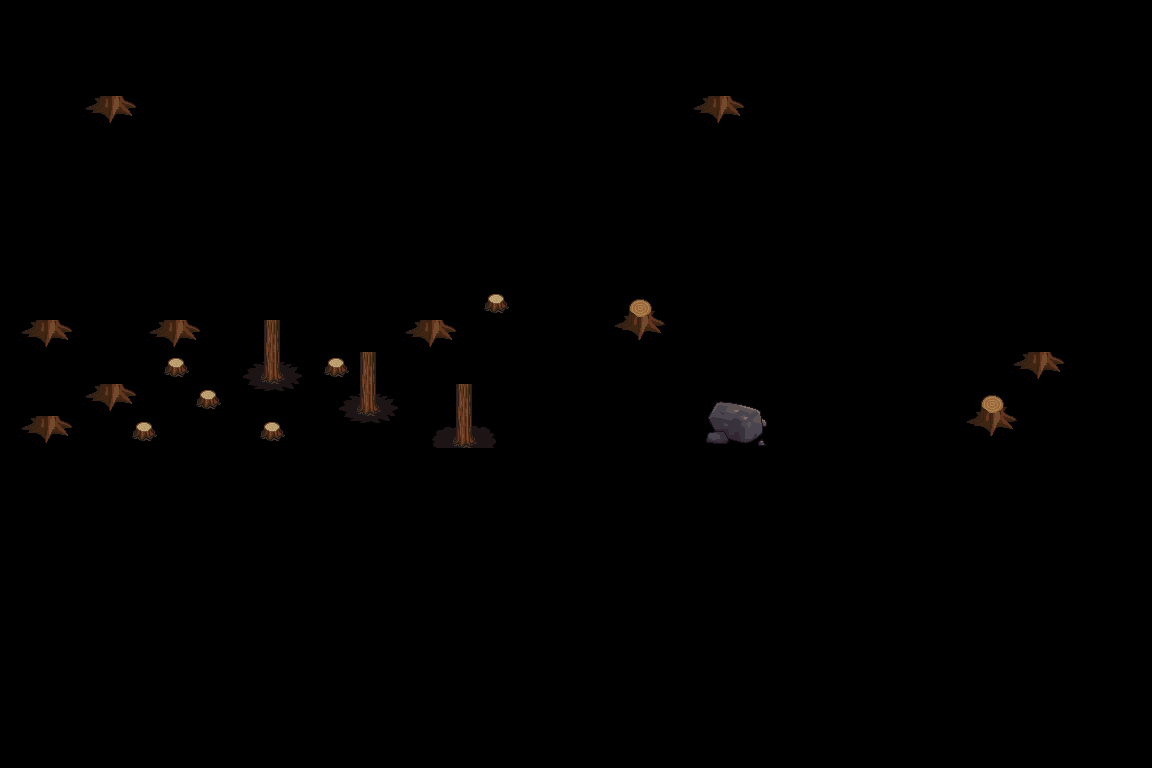

A level layout from a 2D game, rendered from its tile map. Below: a short description, then the map file with its tile-grid data intact:
An orthogonal 36x24 tile map with 32x32 px tiles, 1 tile layer (Tile Layer 1).

<map version="1.2" tiledversion="1.2.4" orientation="orthogonal" renderorder="right-down" width="36" height="24" tilewidth="32" tileheight="32" infinite="0" nextlayerid="2" nextobjectid="1">
 <tileset firstgid="1" source="terrain_atlas.tsx" />
 <layer id="1" name="Tile Layer 1" width="36" height="24">
  <data encoding="csv">
0,0,0,0,0,0,0,0,0,0,0,0,0,0,0,0,0,0,0,0,0,0,0,0,0,0,0,0,0,0,0,0,0,0,0,0,
0,0,0,0,0,0,0,0,0,0,0,0,0,0,0,0,0,0,0,0,0,0,0,0,0,0,0,0,0,0,0,0,0,0,0,0,
0,0,0,0,0,0,0,0,0,0,0,0,0,0,0,0,0,0,0,0,0,0,0,0,0,0,0,0,0,0,0,0,0,0,0,0,
0,0,1022,1023,1024,0,0,0,0,0,0,0,0,0,0,0,0,0,0,0,0,1022,1023,1024,0,0,0,0,0,0,0,0,0,0,0,0,
0,0,0,0,0,0,0,0,0,0,0,0,0,0,0,0,0,0,0,0,0,0,0,0,0,0,0,0,0,0,0,0,0,0,0,0,
0,0,0,0,0,0,0,0,0,0,0,0,0,0,0,0,0,0,0,0,0,0,0,0,0,0,0,0,0,0,0,0,0,0,0,0,
0,0,0,0,0,0,0,0,0,0,0,0,0,0,0,0,0,0,0,0,0,0,0,0,0,0,0,0,0,0,0,0,0,0,0,0,
0,0,0,0,0,0,0,0,0,0,0,0,0,0,0,0,0,0,0,0,0,0,0,0,0,0,0,0,0,0,0,0,0,0,0,0,
0,0,0,0,0,0,0,0,0,0,0,0,0,0,0,0,0,0,0,0,0,0,0,0,0,0,0,0,0,0,0,0,0,0,0,0,
0,0,0,0,0,0,0,0,0,0,0,0,0,0,0,600,0,0,0,397,398,0,0,0,0,0,0,0,0,0,0,0,0,0,0,0,
1022,1023,1024,0,1022,1023,1024,0,601,0,0,0,1022,1023,1024,0,0,0,0,429,430,0,0,0,0,0,0,0,0,0,0,0,0,0,0,0,
0,0,0,0,0,600,0,637,638,639,600,601,0,0,0,0,0,0,0,0,0,0,0,0,0,0,0,0,0,0,0,1022,1023,1024,0,0,
0,0,1022,1023,1024,0,600,669,670,671,637,638,639,0,601,0,0,0,0,0,0,0,764,765,0,0,0,0,0,0,397,398,0,0,0,0,
1022,1023,1024,0,600,0,0,0,600,0,669,670,671,634,635,636,0,0,0,0,0,0,796,797,0,0,0,0,0,0,429,430,0,0,0,0,
0,0,0,0,0,0,0,0,0,0,0,0,0,0,0,0,0,0,0,0,0,0,0,0,0,0,0,0,0,0,0,0,0,0,0,0,
0,0,0,0,0,0,0,0,0,0,0,0,0,0,0,0,0,0,0,0,0,0,0,0,0,0,0,0,0,0,0,0,0,0,0,0,
0,0,0,0,0,0,0,0,0,0,0,0,0,0,0,0,0,0,0,0,0,0,0,0,0,0,0,0,0,0,0,0,0,0,0,0,
0,0,0,0,0,0,0,0,0,0,0,0,0,0,0,0,0,0,0,0,0,0,0,0,0,0,0,0,0,0,0,0,0,0,0,0,
0,0,0,0,0,0,0,0,0,0,0,0,0,0,0,0,0,0,0,0,0,0,0,0,0,0,0,0,0,0,0,0,0,0,0,0,
0,0,0,0,0,0,0,0,0,0,0,0,0,0,0,0,0,0,0,0,0,0,0,0,0,0,0,0,0,0,0,0,0,0,0,0,
0,0,0,0,0,0,0,0,0,0,0,0,0,0,0,0,0,0,0,0,0,0,0,0,0,0,0,0,0,0,0,0,0,0,0,0,
0,0,0,0,0,0,0,0,0,0,0,0,0,0,0,0,0,0,0,0,0,0,0,0,0,0,0,0,0,0,0,0,0,0,0,0,
0,0,0,0,0,0,0,0,0,0,0,0,0,0,0,0,0,0,0,0,0,0,0,0,0,0,0,0,0,0,0,0,0,0,0,0,
0,0,0,0,0,0,0,0,0,0,0,0,0,0,0,0,0,0,0,0,0,0,0,0,0,0,0,0,0,0,0,0,0,0,0,0
</data>
 </layer>
</map>
